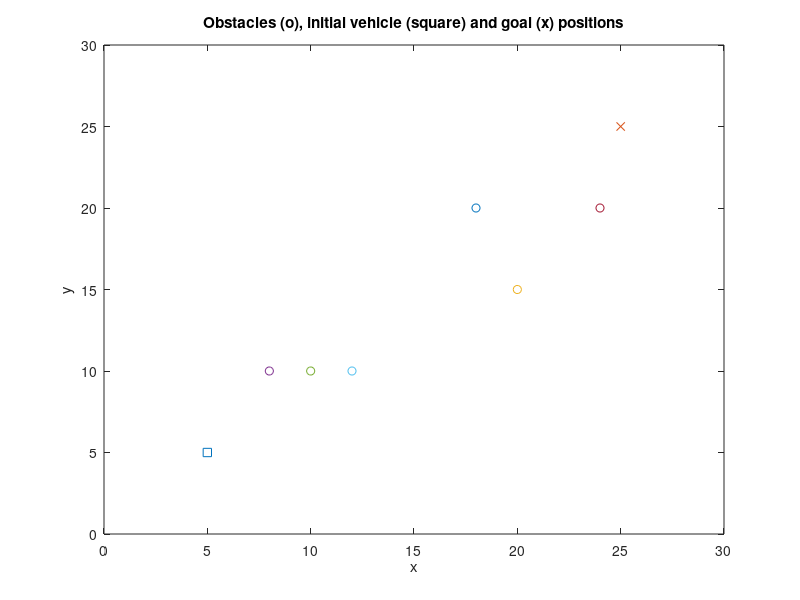

Here is the MATLAB script that generated this plot: (Note: this script raises an error after producing the figure.)
%%%%%%%%%%%%%%%%%%%%%%%%%%%%%%%%%%%%%%%%%%%%%%%%%%%%%%%%%%%%%%%%%%%%%%%%%
%   Vehicle guidance for obstacle avoidance example
%%%%%%%%%%%%%%%%%%%%%%%%%%%%%%%%%%%%%%%%%%%%%%%%%%%%%%%%%%%%%%%%%%%%%%%%%
%   Kevin Passino
%   Version: 1/25/01
%%%%%%%%%%%%%%%%%%%%%%%%%%%%%%%%%%%%%%%%%%%%%%%%%%%%%%%%%%%%%%%%%%%%%%%%%%

clear                % Initialize memory

xmin=[0; 0];         % Set edges of region want to search in
xmax=[30;30];

Nsteps=500;            % Maximum number of steps to produce

% Next set the parameters of the vehicle:

lambda=0.1;  % Step size to take in chosen direction at each move
Ns=16;        % Number of points on circular pattern to sense
r=1;          % Sensing radius
xs=0*ones(2,Ns); % Initialize
Jo(:,1)=0*ones(Ns,1);
Jg(:,1)=0*ones(Ns,1);
J(:,1)=0*ones(Ns,1);
theta(:,1)=0*ones(Ns,1);
for m=2:Ns  % Compute the angles to be used around the circle
	theta(m,1)=theta(m-1,1)+(pi/180)*(360/Ns); 
end

% Goal position of vehicle
xgoal=[25; 25];

% Initial vehicle position
x=[5; 5];

% Weighting parameters for planning (sets priority for being aggresive
% in the direction of the goal vs. avoiding obstacles
w1=1;
w2=1.0000e-04;

% Allocate memory 

x(:,2:Nsteps)=0*ones(2,Nsteps-1);

% The obstacles:

figure(1)
clf
% Plot initial and final positions
plot(5,5,'s',25,25,'x')
axis([0 30 0 30])
hold on
xlabel('x');
ylabel('y');
title('Obstacles (o), initial vehicle (square) and goal (x) positions');
hold on
% Plot obstacle positions (sets obstaclefunction)
plot(20,15,'o',8,10,'o',10,10,'o',12,10,'o',24,20,'o',18,20,'o')
hold off


%%%%%%%%%%%%%%%%%%%%%%%%%%%%%%%%%%%%%%%%%%%%%%%%%%%%%%
% Plot the functions:

xx=0:31/100:30;   % For our function the range of values we are considering
yy=xx;

% Compute the obstacle and goal functions

for jj=1:length(xx)
	for ii=1:length(yy)
		zz(ii,jj)=obstaclefunction([xx(jj);yy(ii)],w1);
	end
end
for jj=1:length(xx)
	for ii=1:length(yy)
		zzz(ii,jj)=goalfunction([xx(jj);yy(ii)],xgoal,w2);
	end
end

disp(zz);

figure(2)
clf
surf(xx,yy,zz);
%colormap(jet)
% Use next line for generating plots to put in black and white documents.
colormap(white);
xlabel('x');
ylabel('y');
zlabel('w_1J_o');
title('Function w_1J_o showing (scaled) obstacle function values');


figure(3)
clf
contour(xx,yy,zz,25)
colormap(jet)
% Use next line for generating plots to put in black and white documents.
%colormap(white);
xlabel('x');
ylabel('y');
title('Contour map of w_1J_o and initial (square) and goal (x) positions');
hold on
% Plot initial and final positions
plot(5,5,'s',25,25,'x')
hold off

figure(4)
clf
surf(xx,yy,zzz);
view(82,26);
%colormap(jet)
% Use next line for generating plots to put in black and white documents.
colormap(white);
xlabel('x');
ylabel('y');
zlabel('w_2J_g');
title('Goal function (scaled)');
%rotate3d

figure(5)
clf
contour(xx,yy,zzz,25)
colormap(jet)
% Use next line for generating plots to put in black and white documents.
%colormap(gray);
xlabel('x');
ylabel('y');
title('Contour function of w_2J_g and initial (square) and goal (x) positions');
hold on
% Plot initial and final positions
plot(5,5,'s',25,25,'x')
hold off


figure(6)
clf
contour(xx,yy,zz+zzz,50)
colormap(jet)
% Use next line for generating plots to put in black and white documents.
%colormap(gray);
xlabel('x');
ylabel('y');
title('J=w_1J_o + w_2J_g and initial (square) and goal (x) positions');
hold on

% Plot initial and final positions
plot(5,5,'s',25,25,'x')

hold off

%%%%%%%%%%%%%%%%%%%%%%%%%%%%%%%%%%%%%%%%%%%%%%
% Start the simulation loop 

for k=1:Nsteps

	% Use projection to keep in boundaries (like hitting a wall and staying at it)
	
	x(:,k)=min(x(:,k),xmax);
	x(:,k)=max(x(:,k),xmin);

	% Sense points on circular pattern

	for m=1:Ns
		xs(:,m)=[x(1,k)+r*cos(theta(m,1)); x(2,k)+r*sin(theta(m,1))]; % Point on circular pattern
		Jo(m,1)=obstaclefunction(xs(:,m),w1); % Compute the obstace function (what is
											% sensed at each sensed point
		Jg(m,1)=goalfunction(xs(:,m),xgoal,w2); % Compute how well each point 
												% moves toward the goal
		J(m,1)=Jo(m,1)+Jg(m,1); % Compute function for opt. in planning
	end

	% Next pick the best direction
	
	[val,bestone]=min(J);
	
	% Then, update the vehicle position (pick best direction and move step of lambda that way)
		
	x(:,k+1)=[x(1,k)+lambda*cos(theta(bestone,1)); x(2,k)+lambda*sin(theta(bestone,1))];
	
	% But the vehicle is in a real environment so when it tries to move to that point it
	% only gets to near that point.  To simulate this we perterb the final position.
	
	Deltalambda=0.1*lambda*(2*rand-1); % Set the length perturbation to be up to 10% of the step size
	Deltatheta=2*pi*(2*rand-1); % Set to be 360deg variation from chosen direction
	x(:,k+1)=[x(1,k+1)+Deltalambda*cos(theta(bestone,1)+Deltatheta); ...
	           x(2,k+1)+Deltalambda*sin(theta(bestone,1)+Deltatheta)];
		
end % End main loop...



%%%%%%%%%%%%%%%%%%%%%%%%%%%%%%%%%%%%%%%%%%%%%%%%%%%%%%%%%%%%%%%%%%%%%%%%%
% Next, provide some plots of the results of the simulation.
%%%%%%%%%%%%%%%%%%%%%%%%%%%%%%%%%%%%%%%%%%%%%%%%%%%%%%%%%%%%%%%%%%%%%%%%%

t=0:Nsteps;  % For use in plotting

figure(7) 
clf
plot(t,x(1,:),'k-',t,x(2,:),'k--')
ylabel('x, y')
xlabel('Iteration, k')
title('Vehicle trajectory (x solid, y dashed)')


figure(8) 
clf
contour(xx,yy,zz,25)
colormap(jet)
% Use next line for generating plots to put in black and white documents.
%colormap(gray);
xlabel('x');
ylabel('y');
title('Vehicle path to avoid obstacles and reach goal');

hold on

plot(x(1,:),x(2,:),'r-')

plot(5,5,'s',25,25,'x')

hold off
%%%%%%%%%%%%%%%%%%%%%%%%%%%%%%%%%%%%%%%%%%%%%%%%%%%%%%%%%%%%%%%%%%%%%%%%%
% End of program
%%%%%%%%%%%%%%%%%%%%%%%%%%%%%%%%%%%%%%%%%%%%%%%%%%%%%%%%%%%%%%%%%%%%%%%%%

